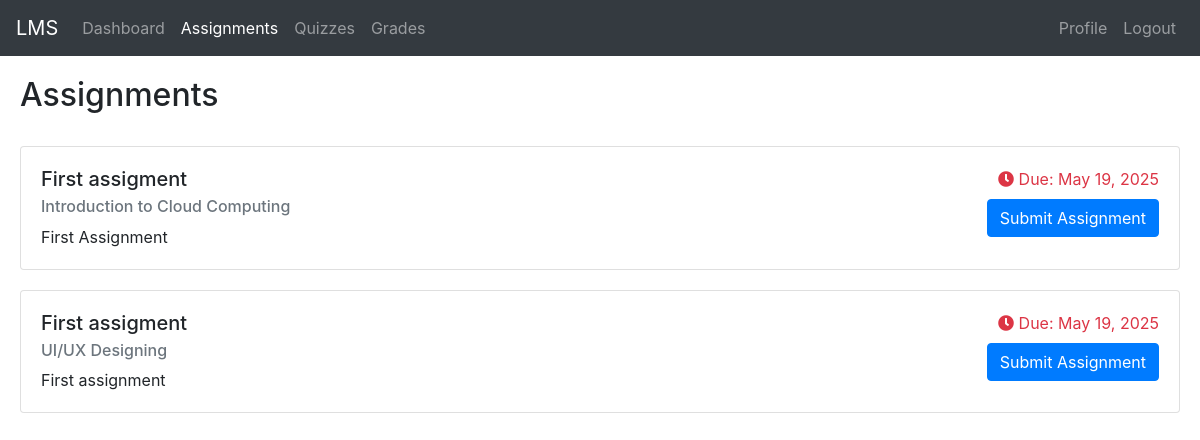
Page /assignments.php (signed in) on the committed database.
### tables this page shows
CREATE TABLE `assignments` (
  `assignment_id` int(11) NOT NULL,
  `course_id` int(11) NOT NULL,
  `title` varchar(150) NOT NULL,
  `description` text DEFAULT NULL,
  `due_date` datetime DEFAULT NULL,
  `created_at` timestamp NOT NULL DEFAULT current_timestamp()
);

CREATE TABLE `courses` (
  `course_id` int(11) NOT NULL,
  `title` varchar(150) NOT NULL,
  `description` text DEFAULT NULL,
  `instructor_id` int(11) NOT NULL,
  `created_at` timestamp NOT NULL DEFAULT current_timestamp()
);

### assignments.php (the view, shortened to what this page needs)
<?php
require_once "config/database.php";
$user_id = $_SESSION["id"];
$role = $_SESSION["role"];
$assignments = [];
if($role === "student"){
    $sql = "SELECT a.*, c.title as course_title, c.course_id
            FROM assignments a
            JOIN courses c ON a.course_id = c.course_id
            JOIN enrollments e ON c.course_id = e.course_id
            WHERE e.user_id = ?
            ORDER BY a.due_date ASC";
} else if($role === "instructor"){
    $sql = "SELECT a.*, c.title as course_title, c.course_id
            FROM assignments a
            JOIN courses c ON a.course_id = c.course_id
            WHERE c.instructor_id = ?
            ORDER BY a.due_date ASC";
}
if($stmt = mysqli_prepare($conn, $sql)){
    mysqli_stmt_bind_param($stmt, "i", $user_id);
    if(mysqli_stmt_execute($stmt)){
        $result = mysqli_stmt_get_result($stmt);
        while($row = mysqli_fetch_assoc($result)){
            $assignments[] = $row;
        }
    }
}
?>
<!DOCTYPE html>
<html lang="en">
<head>
    <link rel="stylesheet" href="https://stackpath.bootstrapcdn.com/bootstrap/4.5.2/css/bootstrap.min.css">
    <link rel="stylesheet" href="https://cdnjs.cloudflare.com/ajax/libs/font-awesome/5.15.4/css/all.min.css">
</head>
<body>
    <nav class="navbar navbar-expand-lg navbar-dark bg-dark">
        <a class="navbar-brand" href="#">LMS</a>
        <div class="collapse navbar-collapse" id="navbarNav">
            <ul class="navbar-nav mr-auto">
                <li class="nav-item"><a class="nav-link" href="index.php">Dashboard</a></li>
                <li class="nav-item active"><a class="nav-link" href="assignments.php">Assignments</a></li>
                <li class="nav-item"><a class="nav-link" href="quizzes.php">Quizzes</a></li>
                <li class="nav-item"><a class="nav-link" href="grades.php">Grades</a></li>
            </ul>
            <ul class="navbar-nav">
                <li class="nav-item"><a class="nav-link" href="profile.php">Profile</a></li>
                <li class="nav-item"><a class="nav-link" href="logout.php">Logout</a></li>
            </ul>
        </div>
    </nav>
    <div class="wrapper">
        <div class="d-flex justify-content-between align-items-center mb-4">
            <h2>Assignments</h2>
        </div>
        <?php if(empty($assignments)): ?>
            <div class="alert alert-info">No assignments available.</div>
        <?php else: ?>
            <?php foreach($assignments as $assignment): ?>
            <div class="card assignment-card">
                <div class="card-body">
                    <div class="d-flex justify-content-between align-items-start">
                        <div>
                            <h5 class="card-title"><?php echo htmlspecialchars($assignment["title"]); ?></h5>
                            <h6 class="card-subtitle mb-2 text-muted"><?php echo htmlspecialchars($assignment["course_title"]); ?></h6>
                            <p class="card-text"><?php echo htmlspecialchars($assignment["description"]); ?></p>
                        </div>
                        <div class="text-right">
                            <p class="due-date mb-2">
                                <i class="fas fa-clock"></i> Due: <?php echo date('M d, Y', strtotime($assignment["due_date"])); ?>
                            </p>
                            <?php if($role === "student"): ?>
                                <a href="submit_assignment.php?id=<?php echo $assignment["assignment_id"]; ?>" class="btn btn-primary">Submit Assignment</a>
                            <?php else: ?>
                                <a href="view_submissions.php?id=<?php echo $assignment["assignment_id"]; ?>" class="btn btn-info">View Submissions</a>
                            <?php endif; ?>
                        </div>
                    </div>
                </div>
            </div>
            <?php endforeach; ?>
        <?php endif; ?>
    </div>
</body>
</html>

### assignments.php (style rules this page uses)
.wrapper { width: 1200px; margin: 0 auto; padding: 20px; }
.assignment-card { margin-bottom: 20px; }
.due-date { color: #dc3545; }

### rows in the picture
assignments: title "First assigment", course.title "Introduction to Cloud Computing", description "First Assignment", due_date "May 19, 2025"
assignments: title "First assigment", course.title "UI/UX Designing", description "First assignment", due_date "May 19, 2025"
